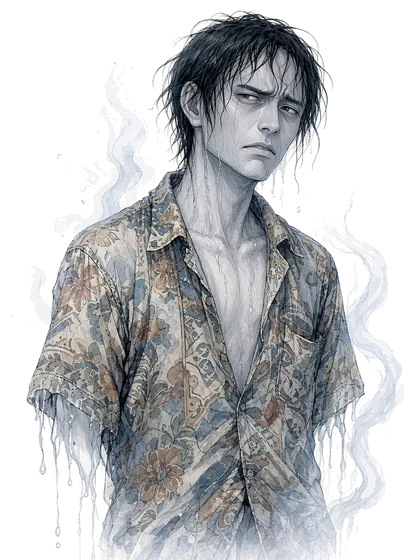
#> input picture portraits/abiao_angry.webp, 420 x 560 px
$ python -i portraits.py   (imports and definitions only)
#> lines starting #> are read from the running program, lines starting #| are printed output that depends on the picture; after the words box and inside, x2 and y2 are one past the last pixel; in counts of white or black regions, pixels touching at a corner belong together
"""立繪處理：白底去背 → 同一角色用同一個裁切框 → 置入 420x560 透明畫布（底部對齊）→ webp。"""
import sys, glob, os, collections, numpy as np
from PIL import Image
from scipy import ndimage
SRC, OUT = sys.argv[1], sys.argv[2]
# 臉朝左的角色翻成朝右
FLIP = {'axiu', 'zhangjiang', 'xiaojiang', 'liujiang', 'akai', 'yashen'}
# 綾帶、弓弦圍出的白色空隙（不連到畫面邊緣）也要去掉的角色；白衣服的角色不要加
HOLES = {'taizi', 'liujiang', 'jiao', 'huosha', 'shuyao'}
# 穿白衣服的角色：只把接近純白（背景本身）的區塊當背景，不然白衣服會被一起去掉
STRICT = {'hebo', 'bingbo'}
CW, CH = 420, 560

def cut(path, holes=False, strict=False):
#> called with path = '../portraits/abiao_angry.webp', holes = False, strict = False
    a = np.asarray(Image.open(path).convert('RGB')).astype(np.float32)
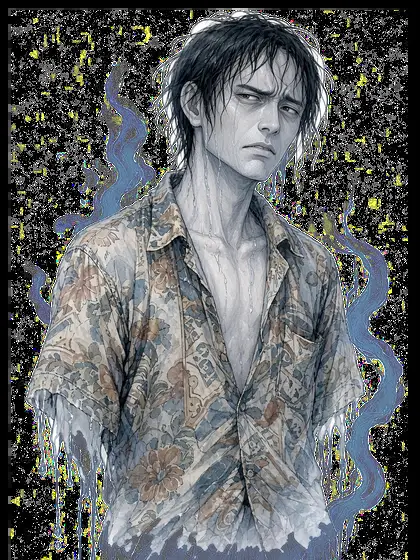
#> a: shape (560, 420, 3) float32; mean R, G, B 96.8, 99.8, 101.5
    mn = a.min(2)
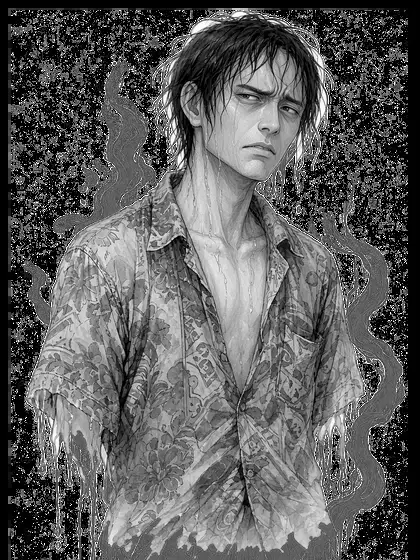
#> mn: shape (560, 420) float32; min 0, max 255, mean 93
    lab, _ = ndimage.label(mn > (246 if strict else 200))
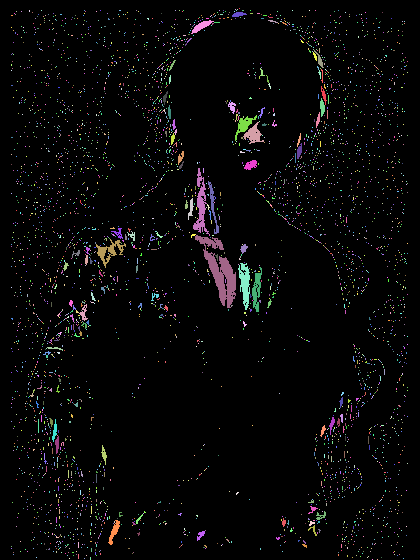
#> lab: shape (560, 420) int32; 4250 distinct labels, from 0 to 4249; one colour per label, 0 black
    edge = set(np.unique(np.concatenate([lab[0], lab[-1], lab[:, 0], lab[:, -1]]))) - {0}
#> edge = 3 items
    bg = np.isin(lab, list(edge))
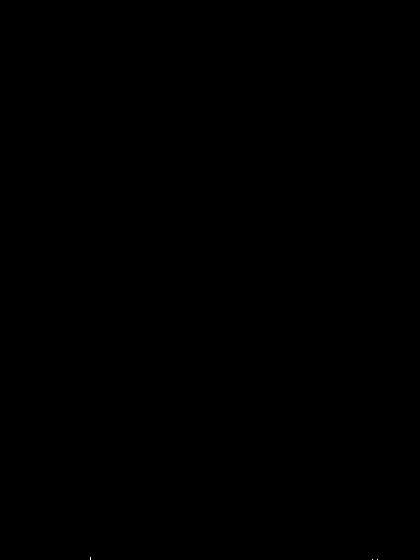
#> bg: shape (560, 420) bool; 0% white in thin lines or dots, all inside (x1, y1, x2, y2) = (90, 557, 378, 560)
    if holes:
        # 被圍起來、夠大、而且幾乎純白的區塊也當背景
        lab2, n2 = ndimage.label(mn > 244)
        sizes = ndimage.sum(np.ones_like(mn), lab2, range(1, n2 + 1))
        big = [i + 1 for i, z in enumerate(sizes) if z > 400]
        bg |= np.isin(lab2, big)
    bg = ndimage.binary_dilation(bg, iterations=2) & (mn > 150)
    alpha = np.where(bg, np.clip((255 - mn) / 255 * 1.6, 0, 1), 1.0)
    alpha = ndimage.gaussian_filter(alpha, 0.7)
    s = np.maximum(alpha, 1e-3)[..., None]
    rgb = np.where(bg[..., None], np.clip((a - 255 * (1 - s)) / s, 0, 255), a)
    return Image.fromarray(np.dstack([rgb, alpha * 255]).astype(np.uint8), 'RGBA')

groups = collections.defaultdict(list)
# [4 lines not run here, left out]
manifest = {}
thumb = {}
# [25 lines not run here, left out]

# 產生 src/art/portraits.data.ts（舊檔裡、這次來源資料夾沒有的角色照舊保留，可以只放新角色的原圖來跑）
import re
# [6 lines not run here, left out]
lines = ['/** 由 tools/portraits.py 產生，請勿手動修改 */', "import type { Expr } from './portraits';", '',
         '/** 已經有圖的角色與表情 */', 'export const SETS: Record<string, Expr[]> = {']
# [9 lines not run here, left out]

>>> result = cut('../portraits/abiao_angry.webp')
